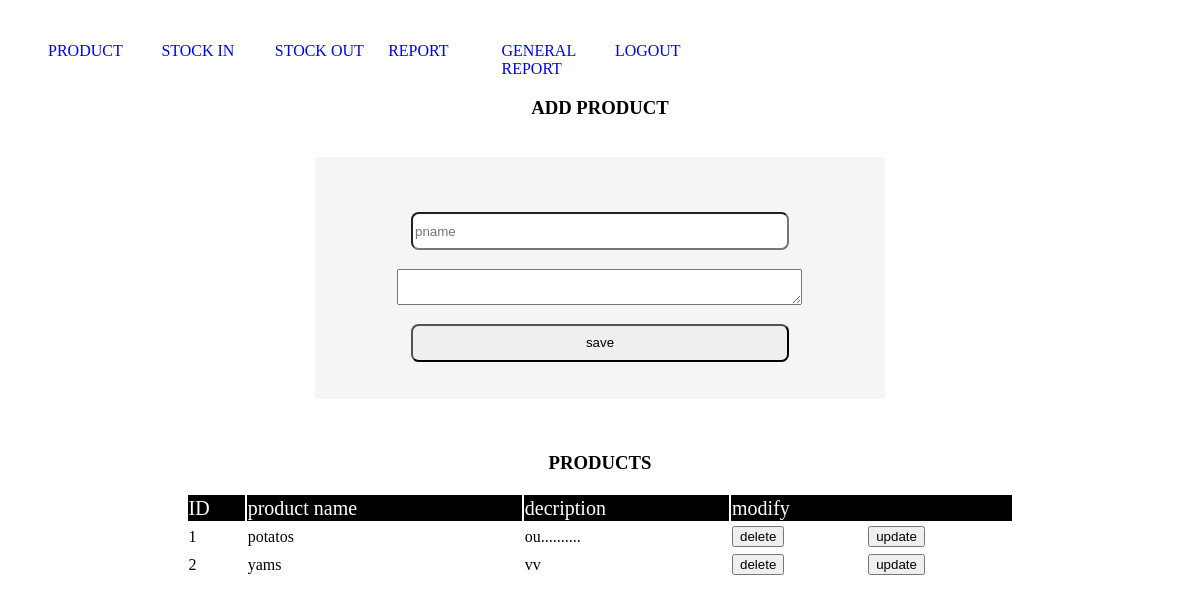
The page /workers/index.php (signed in) on the database as committed earlier.
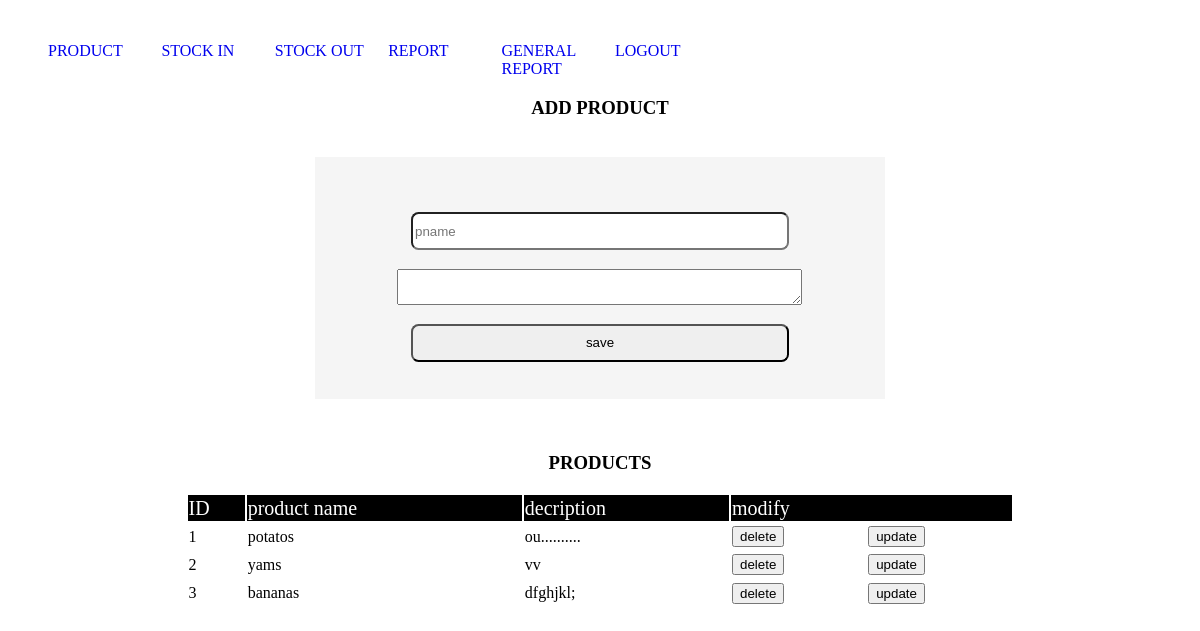
The same page on the database as committed later.
### tables this page shows
CREATE TABLE `product` (
  `pid` int(11) NOT NULL,
  `pname` varchar(30) NOT NULL,
  `decription` varchar(30) NOT NULL
);

### workers/index.php (the view, shortened to what this page needs)
<?php
 include('../connection.php');
?>
<html lang="en">
<head>
    <link rel="stylesheet" href="../style.css">
</head>
<body> <br>
    <?php
include('menu.php');
    ?>
    <br>  <br>    <center>
    <h3>ADD PRODUCT</h3>
     <form action="index.php" method='post'   class='form1'><br>
        <input type="text" placeholder='pname' name='pname'><br>
        <textarea name="description" id="" cols="48" rows="2"></textarea>
        <input type="submit" value='save' name='save'>
    </form></center> <br>
   <center>
    <h3>PRODUCTS</h3>
    <table border='0'>
        <tr class='hr'>
        <td>ID</td><td>product name</td><td>decription</td><td colspan='2'>modify</td>
        </tr>
        <?php
        $select="SELECT * FROM product ";
        $result=mysqli_query($connect,$select);
        while($row=mysqli_fetch_array($result)){
            ?>
        <tr>
        <td><?php echo $row['pid']?></td>
            <td><?php echo $row['pname']?></td>
            <td><?php echo $row['decription']?></td>
            <td><button>delete</button></td>
            <td><button>update</button></td>
        </tr>
        <?php
        }?>
    </table>
</center>
</body>
</html>

Rows that differ between the two databases and show on the page:
added product: pid "3", pname "bananas", decription "dfghjkl;"
